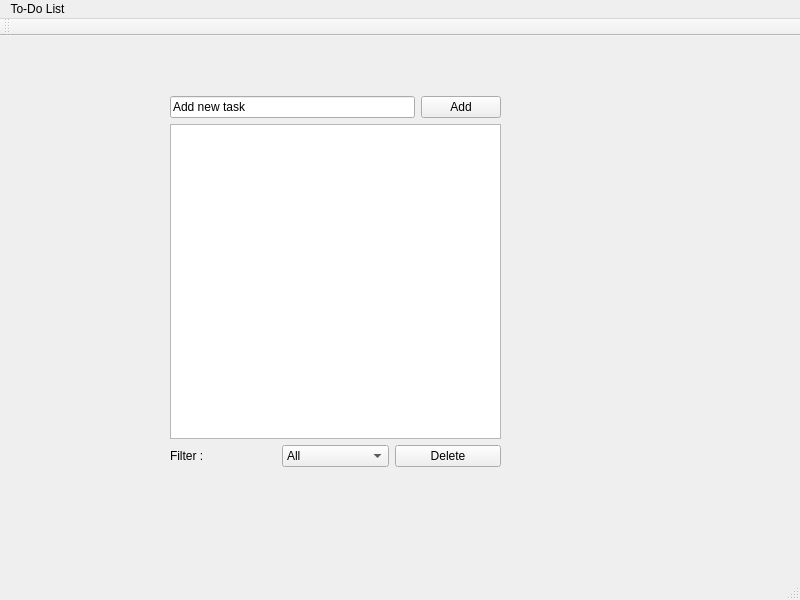
<?xml version="1.0" encoding="UTF-8"?>
<ui version="4.0">
 <class>MainWindow</class>
 <widget class="QMainWindow" name="MainWindow">
  <property name="geometry">
   <rect>
    <x>0</x>
    <y>0</y>
    <width>800</width>
    <height>600</height>
   </rect>
  </property>
  <property name="windowTitle">
   <string>MainWindow</string>
  </property>
  <widget class="QWidget" name="centralwidget">
   <widget class="QWidget" name="">
    <property name="geometry">
     <rect>
      <x>170</x>
      <y>60</y>
      <width>331</width>
      <height>371</height>
     </rect>
    </property>
    <layout class="QVBoxLayout" name="verticalLayout">
     <item>
      <layout class="QHBoxLayout" name="horizontalLayout">
       <item>
        <widget class="QLineEdit" name="taskInput">
         <property name="text">
          <string>Add new task</string>
         </property>
        </widget>
       </item>
       <item>
        <widget class="QPushButton" name="addButton">
         <property name="text">
          <string>Add</string>
         </property>
        </widget>
       </item>
      </layout>
     </item>
     <item>
      <widget class="QListWidget" name="taskList"/>
     </item>
     <item>
      <layout class="QHBoxLayout" name="horizontalLayout_2">
       <item>
        <widget class="QLabel" name="label">
         <property name="text">
          <string>Filter :</string>
         </property>
        </widget>
       </item>
       <item>
        <widget class="QComboBox" name="filterComboBox">
         <item>
          <property name="text">
           <string>All</string>
          </property>
         </item>
         <item>
          <property name="text">
           <string>Completed</string>
          </property>
         </item>
         <item>
          <property name="text">
           <string>Uncompleted</string>
          </property>
         </item>
        </widget>
       </item>
       <item>
        <widget class="QPushButton" name="deleteButton">
         <property name="text">
          <string>Delete</string>
         </property>
        </widget>
       </item>
      </layout>
     </item>
    </layout>
   </widget>
  </widget>
  <widget class="QMenuBar" name="menubar">
   <property name="geometry">
    <rect>
     <x>0</x>
     <y>0</y>
     <width>800</width>
     <height>36</height>
    </rect>
   </property>
   <widget class="QMenu" name="menuTo_Do_List">
    <property name="title">
     <string>To-Do List</string>
    </property>
   </widget>
   <addaction name="menuTo_Do_List"/>
  </widget>
  <widget class="QStatusBar" name="statusbar"/>
  <widget class="QToolBar" name="toolBar">
   <property name="windowTitle">
    <string>toolBar</string>
   </property>
   <attribute name="toolBarArea">
    <enum>TopToolBarArea</enum>
   </attribute>
   <attribute name="toolBarBreak">
    <bool>false</bool>
   </attribute>
  </widget>
 </widget>
 <resources/>
 <connections/>
</ui>
